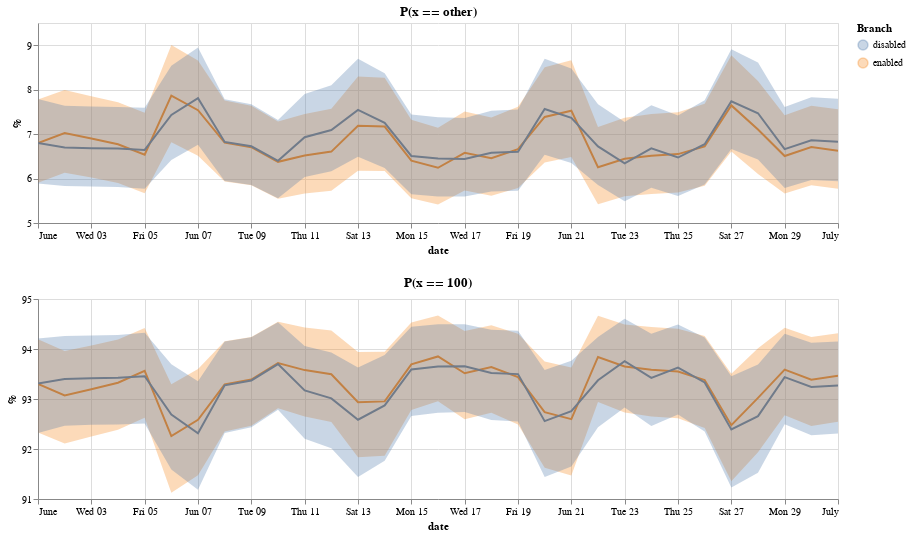

This figure's notebook cell:
### Markdown cell above
## cycle_collector_slice_during_idle

### Code cell
# NO CODE
# bins: 0=> ~2%, 100=> ~95%
mm_est1 = hu.mm_hist_quantiles_beta(
    df=dfh2, hcol="cycle_collector_slice_during_idle", bins=[100],
)

vz.stack_bin_plots(mm_est1, h=H, w=W)

### Figure 1 — Vega-Lite specification as saved in the notebook (floating-point values rounded to 4 significant figures)
{"config": {"view": {"continuousWidth": 400, "continuousHeight": 300}}, "vconcat": [{"layer": [{"mark": "line", "encoding": {"color": {"type": "nominal", "field": "br", "title": "Branch"}, "tooltip": [{"type": "nominal", "field": "br"}, {"type": "temporal", "field": "date"}, {"type": "quantitative", "field": "p50"}], "x": {"type": "temporal", "field": "date", "title": "date"}, "y": {"type": "quantitative", "field": "p50", "scale": {"zero": false}, "title": "%"}}, "selection": {"selector006": {"type": "interval", "bind": "scales", "encodings": ["x", "y"]}}}, {"mark": "errorband", "encoding": {"color": {"type": "nominal", "field": "br", "title": "Branch"}, "tooltip": [{"type": "nominal", "field": "br"}, {"type": "temporal", "field": "date"}, {"type": "quantitative", "field": "p50"}], "x": {"type": "temporal", "field": "date", "title": "date"}, "y": {"type": "quantitative", "field": "p05", "title": "%"}, "y2": {"field": "p95", "title": "%"}}}], "data": {"name": "data-f4e9cbda0e9a62ebac00c17b37939f54"}, "height": 200, "title": "P(x == other)", "width": 800}, {"layer": [{"mark": "line", "encoding": {"color": {"type": "nominal", "field": "br", "title": "Branch"}, "tooltip": [{"type": "nominal", "field": "br"}, {"type": "temporal", "field": "date"}, {"type": "quantitative", "field": "p50"}], "x": {"type": "temporal", "field": "date", "title": "date"}, "y": {"type": "quantitative", "field": "p50", "scale": {"zero": false}, "title": "%"}}, "selection": {"selector007": {"type": "interval", "bind": "scales", "encodings": ["x", "y"]}}}, {"mark": "errorband", "encoding": {"color": {"type": "nominal", "field": "br", "title": "Branch"}, "tooltip": [{"type": "nominal", "field": "br"}, {"type": "temporal", "field": "date"}, {"type": "quantitative", "field": "p50"}], "x": {"type": "temporal", "field": "date", "title": "date"}, "y": {"type": "quantitative", "field": "p05", "title": "%"}, "y2": {"field": "p95", "title": "%"}}}], "data": {"name": "data-03ce120cafaa60df7485347068e3e7ab"}, "height": 200, "title": "P(x == 100)", "width": 800}], "$schema": "https://vega.github.io/schema/vega-lite/v4.8.1.json", "datasets": {"data-f4e9cbda0e9a62ebac00c17b37939f54": [{"bins": -1, "p05": 5.724, "p50": 6.607, "p95": 7.569, "br": "enabled", "date": "2020-06-12T00:00:00"}, {"bins": -1, "p05": 5.934, "p50": 6.807, "p95": 7.754, "br": "enabled", "date": "2020-06-08T00:00:00"}, {"bins": -1, "p05": 6.174, "p50": 7.188, "p95": 8.298, "br": "enabled", "date": "2020-06-13T00:00:00"}, {"bins": -1, "p05": 5.543, "p50": 6.376, "p95": 7.283, "br": "enabled", "date": "2020-06-10T00:00:00"}, {"bins": -1, "p05": 5.685, "p50": 6.55, "p95": 7.492, "br": "enabled", "date": "2020-06-25T00:00:00"}, {"bins": -1, "p05": 5.663, "p50": 6.508, "p95": 7.426, "br": "enabled", "date": "2020-06-29T00:00:00"}, {"bins": -1, "p05": 5.423, "p50": 6.254, "p95": 7.16, "br": "enabled", "date": "2020-06-22T00:00:00"}, {"bins": -1, "p05": 6.609, "p50": 7.646, "p95": 8.777, "br": "enabled", "date": "2020-06-27T00:00:00"}, {"bins": -1, "p05": 5.836, "p50": 6.721, "p95": 7.686, "br": "enabled", "date": "2020-06-26T00:00:00"}, {"bins": -1, "p05": 5.559, "p50": 6.402, "p95": 7.322, "br": "enabled", "date": "2020-06-15T00:00:00"}, {"bins": -1, "p05": 6.817, "p50": 7.865, "p95": 9.006, "br": "enabled", "date": "2020-06-06T00:00:00"}, {"bins": -1, "p05": 5.672, "p50": 6.537, "p95": 7.48, "br": "enabled", "date": "2020-06-05T00:00:00"}, {"bins": -1, "p05": 6.101, "p50": 7.102, "p95": 8.198, "br": "enabled", "date": "2020-06-28T00:00:00"}, {"bins": -1, "p05": 6.133, "p50": 7.025, "p95": 7.993, "br": "enabled", "date": "2020-06-02T00:00:00"}, {"bins": -1, "p05": 5.417, "p50": 6.243, "p95": 7.143, "br": "enabled", "date": "2020-06-16T00:00:00"}, {"bins": -1, "p05": 5.85, "p50": 6.707, "p95": 7.638, "br": "enabled", "date": "2020-06-30T00:00:00"}, {"bins": -1, "p05": 6.488, "p50": 7.528, "p95": 8.664, "br": "enabled", "date": "2020-06-21T00:00:00"}, {"bins": -1, "p05": 5.661, "p50": 6.519, "p95": 7.454, "br": "enabled", "date": "2020-06-11T00:00:00"}, {"bins": -1, "p05": 5.773, "p50": 6.628, "p95": 7.558, "br": "enabled", "date": "2020-07-01T00:00:00"}, {"bins": -1, "p05": 5.901, "p50": 6.771, "p95": 7.716, "br": "enabled", "date": "2020-06-04T00:00:00"}, {"bins": -1, "p05": 5.786, "p50": 6.662, "p95": 7.615, "br": "enabled", "date": "2020-06-19T00:00:00"}, {"bins": -1, "p05": 5.903, "p50": 6.801, "p95": 7.779, "br": "enabled", "date": "2020-06-01T00:00:00"}, {"bins": -1, "p05": 6.022, "p50": 6.9, "p95": 7.854, "br": "enabled", "date": "2020-06-03T00:00:00"}, {"bins": -1, "p05": 5.6, "p50": 6.447, "p95": 7.37, "br": "enabled", "date": "2020-06-23T00:00:00"}, {"bins": -1, "p05": 5.653, "p50": 6.515, "p95": 7.455, "br": "enabled", "date": "2020-06-24T00:00:00"}, {"bins": -1, "p05": 6.363, "p50": 7.387, "p95": 8.505, "br": "enabled", "date": "2020-06-20T00:00:00"}, {"bins": -1, "p05": 6.515, "p50": 7.538, "p95": 8.654, "br": "enabled", "date": "2020-06-07T00:00:00"}, {"bins": -1, "p05": 6.168, "p50": 7.17, "p95": 8.266, "br": "enabled", "date": "2020-06-14T00:00:00"}, {"bins": -1, "p05": 5.729, "p50": 6.58, "p95": 7.506, "br": "enabled", "date": "2020-06-17T00:00:00"}, {"bins": -1, "p05": 5.612, "p50": 6.456, "p95": 7.374, "br": "enabled", "date": "2020-06-18T00:00:00"}, {"bins": -1, "p05": 5.847, "p50": 6.705, "p95": 7.637, "br": "enabled", "date": "2020-06-09T00:00:00"}, {"bins": -1, "p05": 5.811, "p50": 6.674, "p95": 7.612, "br": "disabled", "date": "2020-06-04T00:00:00"}, {"bins": -1, "p05": 6.533, "p50": 7.566, "p95": 8.693, "br": "disabled", "date": "2020-06-20T00:00:00"}, {"bins": -1, "p05": 5.596, "p50": 6.449, "p95": 7.38, "br": "disabled", "date": "2020-06-16T00:00:00"}, {"bins": -1, "p05": 6.49, "p50": 7.544, "p95": 8.697, "br": "disabled", "date": "2020-06-13T00:00:00"}, {"bins": -1, "p05": 5.943, "p50": 6.825, "p95": 7.783, "br": "disabled", "date": "2020-06-08T00:00:00"}, {"bins": -1, "p05": 5.969, "p50": 6.861, "p95": 7.83, "br": "disabled", "date": "2020-06-30T00:00:00"}, {"bins": -1, "p05": 5.649, "p50": 6.508, "p95": 7.443, "br": "disabled", "date": "2020-06-15T00:00:00"}, {"bins": -1, "p05": 6.235, "p50": 7.253, "p95": 8.367, "br": "disabled", "date": "2020-06-14T00:00:00"}, {"bins": -1, "p05": 5.555, "p50": 6.398, "p95": 7.317, "br": "disabled", "date": "2020-06-10T00:00:00"}, {"bins": -1, "p05": 5.606, "p50": 6.473, "p95": 7.418, "br": "disabled", "date": "2020-06-25T00:00:00"}, {"bins": -1, "p05": 5.793, "p50": 6.68, "p95": 7.647, "br": "disabled", "date": "2020-06-24T00:00:00"}, {"bins": -1, "p05": 6.417, "p50": 7.431, "p95": 8.537, "br": "disabled", "date": "2020-06-06T00:00:00"}, {"bins": -1, "p05": 6.035, "p50": 6.929, "p95": 7.902, "br": "disabled", "date": "2020-06-11T00:00:00"}, {"bins": -1, "p05": 5.888, "p50": 6.798, "p95": 7.79, "br": "disabled", "date": "2020-06-01T00:00:00"}, {"bins": -1, "p05": 6.349, "p50": 7.366, "p95": 8.479, "br": "disabled", "date": "2020-06-21T00:00:00"}, {"bins": -1, "p05": 5.853, "p50": 6.723, "p95": 7.67, "br": "disabled", "date": "2020-06-22T00:00:00"}, {"bins": -1, "p05": 6.668, "p50": 7.739, "p95": 8.909, "br": "disabled", "date": "2020-06-27T00:00:00"}, {"bins": -1, "p05": 5.489, "p50": 6.343, "p95": 7.275, "br": "disabled", "date": "2020-06-23T00:00:00"}, {"bins": -1, "p05": 5.709, "p50": 6.578, "p95": 7.525, "br": "disabled", "date": "2020-06-18T00:00:00"}, {"bins": -1, "p05": 5.832, "p50": 6.698, "p95": 7.64, "br": "disabled", "date": "2020-06-02T00:00:00"}, {"bins": -1, "p05": 5.867, "p50": 6.773, "p95": 7.761, "br": "disabled", "date": "2020-06-26T00:00:00"}, {"bins": -1, "p05": 5.728, "p50": 6.602, "p95": 7.554, "br": "disabled", "date": "2020-06-19T00:00:00"}, {"bins": -1, "p05": 5.768, "p50": 6.643, "p95": 7.595, "br": "disabled", "date": "2020-06-05T00:00:00"}, {"bins": -1, "p05": 5.82, "p50": 6.682, "p95": 7.618, "br": "disabled", "date": "2020-06-03T00:00:00"}, {"bins": -1, "p05": 6.427, "p50": 7.47, "p95": 8.611, "br": "disabled", "date": "2020-06-28T00:00:00"}, {"bins": -1, "p05": 5.594, "p50": 6.441, "p95": 7.364, "br": "disabled", "date": "2020-06-17T00:00:00"}, {"bins": -1, "p05": 5.857, "p50": 6.726, "p95": 7.67, "br": "disabled", "date": "2020-06-09T00:00:00"}, {"bins": -1, "p05": 5.942, "p50": 6.83, "p95": 7.795, "br": "disabled", "date": "2020-07-01T00:00:00"}, {"bins": -1, "p05": 6.167, "p50": 7.092, "p95": 8.097, "br": "disabled", "date": "2020-06-12T00:00:00"}, {"bins": -1, "p05": 5.789, "p50": 6.661, "p95": 7.609, "br": "disabled", "date": "2020-06-29T00:00:00"}, {"bins": -1, "p05": 6.76, "p50": 7.807, "p95": 8.947, "br": "disabled", "date": "2020-06-07T00:00:00"}], "data-03ce120cafaa60df7485347068e3e7ab": [{"bins": 100, "p05": 92.54, "p50": 93.5, "p95": 94.37, "br": "enabled", "date": "2020-06-12T00:00:00"}, {"bins": 100, "p05": 92.35, "p50": 93.29, "p95": 94.16, "br": "enabled", "date": "2020-06-08T00:00:00"}, {"bins": 100, "p05": 91.84, "p50": 92.94, "p95": 93.94, "br": "enabled", "date": "2020-06-13T00:00:00"}, {"bins": 100, "p05": 92.82, "p50": 93.72, "p95": 94.54, "br": "enabled", "date": "2020-06-10T00:00:00"}, {"bins": 100, "p05": 92.61, "p50": 93.55, "p95": 94.41, "br": "enabled", "date": "2020-06-25T00:00:00"}, {"bins": 100, "p05": 92.67, "p50": 93.59, "p95": 94.43, "br": "enabled", "date": "2020-06-29T00:00:00"}, {"bins": 100, "p05": 92.94, "p50": 93.84, "p95": 94.67, "br": "enabled", "date": "2020-06-22T00:00:00"}, {"bins": 100, "p05": 91.35, "p50": 92.48, "p95": 93.51, "br": "enabled", "date": "2020-06-27T00:00:00"}, {"bins": 100, "p05": 92.42, "p50": 93.38, "p95": 94.26, "br": "enabled", "date": "2020-06-26T00:00:00"}, {"bins": 100, "p05": 92.78, "p50": 93.69, "p95": 94.53, "br": "enabled", "date": "2020-06-15T00:00:00"}, {"bins": 100, "p05": 91.12, "p50": 92.26, "p95": 93.3, "br": "enabled", "date": "2020-06-06T00:00:00"}, {"bins": 100, "p05": 92.63, "p50": 93.56, "p95": 94.42, "br": "enabled", "date": "2020-06-05T00:00:00"}, {"bins": 100, "p05": 91.93, "p50": 93.02, "p95": 94.01, "br": "enabled", "date": "2020-06-28T00:00:00"}, {"bins": 100, "p05": 92.11, "p50": 93.07, "p95": 93.96, "br": "enabled", "date": "2020-06-02T00:00:00"}, {"bins": 100, "p05": 92.96, "p50": 93.85, "p95": 94.67, "br": "enabled", "date": "2020-06-16T00:00:00"}, {"bins": 100, "p05": 92.46, "p50": 93.39, "p95": 94.24, "br": "enabled", "date": "2020-06-30T00:00:00"}, {"bins": 100, "p05": 91.47, "p50": 92.6, "p95": 93.63, "br": "enabled", "date": "2020-06-21T00:00:00"}, {"bins": 100, "p05": 92.65, "p50": 93.58, "p95": 94.43, "br": "enabled", "date": "2020-06-11T00:00:00"}, {"bins": 100, "p05": 92.54, "p50": 93.47, "p95": 94.32, "br": "enabled", "date": "2020-07-01T00:00:00"}, {"bins": 100, "p05": 92.39, "p50": 93.33, "p95": 94.19, "br": "enabled", "date": "2020-06-04T00:00:00"}, {"bins": 100, "p05": 92.49, "p50": 93.44, "p95": 94.31, "br": "enabled", "date": "2020-06-19T00:00:00"}, {"bins": 100, "p05": 92.33, "p50": 93.3, "p95": 94.19, "br": "enabled", "date": "2020-06-01T00:00:00"}, {"bins": 100, "p05": 92.25, "p50": 93.2, "p95": 94.07, "br": "enabled", "date": "2020-06-03T00:00:00"}, {"bins": 100, "p05": 92.73, "p50": 93.65, "p95": 94.49, "br": "enabled", "date": "2020-06-23T00:00:00"}, {"bins": 100, "p05": 92.65, "p50": 93.58, "p95": 94.44, "br": "enabled", "date": "2020-06-24T00:00:00"}, {"bins": 100, "p05": 91.63, "p50": 92.74, "p95": 93.75, "br": "enabled", "date": "2020-06-20T00:00:00"}, {"bins": 100, "p05": 91.47, "p50": 92.58, "p95": 93.6, "br": "enabled", "date": "2020-06-07T00:00:00"}, {"bins": 100, "p05": 91.86, "p50": 92.95, "p95": 93.95, "br": "enabled", "date": "2020-06-14T00:00:00"}, {"bins": 100, "p05": 92.59, "p50": 93.51, "p95": 94.36, "br": "enabled", "date": "2020-06-17T00:00:00"}, {"bins": 100, "p05": 92.73, "p50": 93.64, "p95": 94.48, "br": "enabled", "date": "2020-06-18T00:00:00"}, {"bins": 100, "p05": 92.46, "p50": 93.39, "p95": 94.24, "br": "enabled", "date": "2020-06-09T00:00:00"}, {"bins": 100, "p05": 92.49, "p50": 93.42, "p95": 94.28, "br": "disabled", "date": "2020-06-04T00:00:00"}, {"bins": 100, "p05": 91.44, "p50": 92.56, "p95": 93.58, "br": "disabled", "date": "2020-06-20T00:00:00"}, {"bins": 100, "p05": 92.72, "p50": 93.65, "p95": 94.5, "br": "disabled", "date": "2020-06-16T00:00:00"}, {"bins": 100, "p05": 91.44, "p50": 92.59, "p95": 93.63, "br": "disabled", "date": "2020-06-13T00:00:00"}, {"bins": 100, "p05": 92.32, "p50": 93.27, "p95": 94.15, "br": "disabled", "date": "2020-06-08T00:00:00"}, {"bins": 100, "p05": 92.28, "p50": 93.24, "p95": 94.12, "br": "disabled", "date": "2020-06-30T00:00:00"}, {"bins": 100, "p05": 92.66, "p50": 93.59, "p95": 94.44, "br": "disabled", "date": "2020-06-15T00:00:00"}, {"bins": 100, "p05": 91.77, "p50": 92.87, "p95": 93.88, "br": "disabled", "date": "2020-06-14T00:00:00"}, {"bins": 100, "p05": 92.79, "p50": 93.7, "p95": 94.53, "br": "disabled", "date": "2020-06-10T00:00:00"}, {"bins": 100, "p05": 92.69, "p50": 93.63, "p95": 94.49, "br": "disabled", "date": "2020-06-25T00:00:00"}, {"bins": 100, "p05": 92.46, "p50": 93.42, "p95": 94.3, "br": "disabled", "date": "2020-06-24T00:00:00"}, {"bins": 100, "p05": 91.59, "p50": 92.69, "p95": 93.7, "br": "disabled", "date": "2020-06-06T00:00:00"}, {"bins": 100, "p05": 92.2, "p50": 93.17, "p95": 94.06, "br": "disabled", "date": "2020-06-11T00:00:00"}, {"bins": 100, "p05": 92.32, "p50": 93.31, "p95": 94.21, "br": "disabled", "date": "2020-06-01T00:00:00"}, {"bins": 100, "p05": 91.65, "p50": 92.76, "p95": 93.77, "br": "disabled", "date": "2020-06-21T00:00:00"}, {"bins": 100, "p05": 92.43, "p50": 93.37, "p95": 94.24, "br": "disabled", "date": "2020-06-22T00:00:00"}, {"bins": 100, "p05": 91.23, "p50": 92.39, "p95": 93.45, "br": "disabled", "date": "2020-06-27T00:00:00"}, {"bins": 100, "p05": 92.83, "p50": 93.76, "p95": 94.6, "br": "disabled", "date": "2020-06-23T00:00:00"}, {"bins": 100, "p05": 92.58, "p50": 93.52, "p95": 94.38, "br": "disabled", "date": "2020-06-18T00:00:00"}, {"bins": 100, "p05": 92.46, "p50": 93.4, "p95": 94.26, "br": "disabled", "date": "2020-06-02T00:00:00"}, {"bins": 100, "p05": 92.35, "p50": 93.33, "p95": 94.23, "br": "disabled", "date": "2020-06-26T00:00:00"}, {"bins": 100, "p05": 92.55, "p50": 93.5, "p95": 94.37, "br": "disabled", "date": "2020-06-19T00:00:00"}, {"bins": 100, "p05": 92.51, "p50": 93.46, "p95": 94.32, "br": "disabled", "date": "2020-06-05T00:00:00"}, {"bins": 100, "p05": 92.48, "p50": 93.41, "p95": 94.27, "br": "disabled", "date": "2020-06-03T00:00:00"}, {"bins": 100, "p05": 91.52, "p50": 92.66, "p95": 93.69, "br": "disabled", "date": "2020-06-28T00:00:00"}, {"bins": 100, "p05": 92.74, "p50": 93.66, "p95": 94.5, "br": "disabled", "date": "2020-06-17T00:00:00"}, {"bins": 100, "p05": 92.43, "p50": 93.37, "p95": 94.23, "br": "disabled", "date": "2020-06-09T00:00:00"}, {"bins": 100, "p05": 92.31, "p50": 93.27, "p95": 94.15, "br": "disabled", "date": "2020-07-01T00:00:00"}, {"bins": 100, "p05": 92.01, "p50": 93.01, "p95": 93.93, "br": "disabled", "date": "2020-06-12T00:00:00"}, {"bins": 100, "p05": 92.5, "p50": 93.44, "p95": 94.3, "br": "disabled", "date": "2020-06-29T00:00:00"}, {"bins": 100, "p05": 91.18, "p50": 92.32, "p95": 93.35, "br": "disabled", "date": "2020-06-07T00:00:00"}]}}
